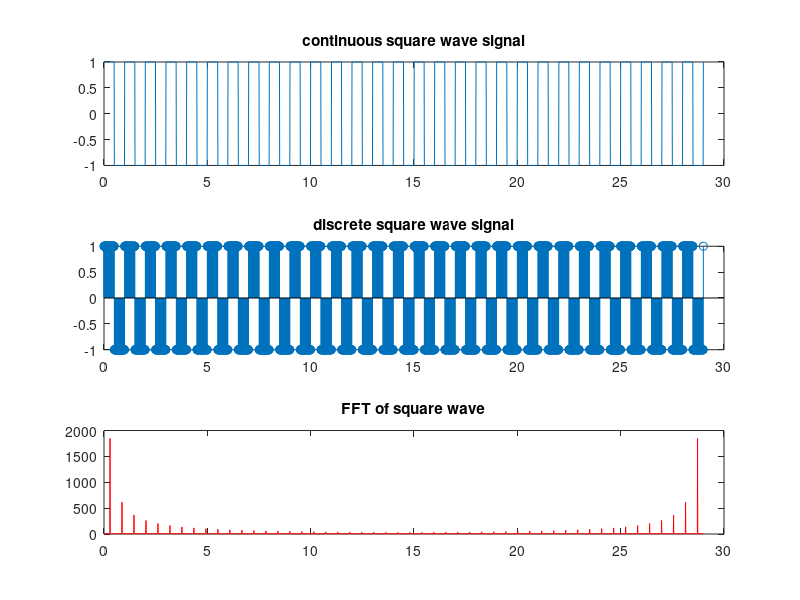

The MATLAB source for this figure:
%Generation of square wave
clc;
close all;
clear all;
n = 0:0.01:29;
x = square(2*pi*n);
u = abs(fft(x));
subplot(311)
plot(n,x)
title('continuous square wave signal')
subplot(312)
stem(n,x)
title('discrete square wave signal')
subplot(313)
plot(n,u,'r')
title('FFT of square wave')